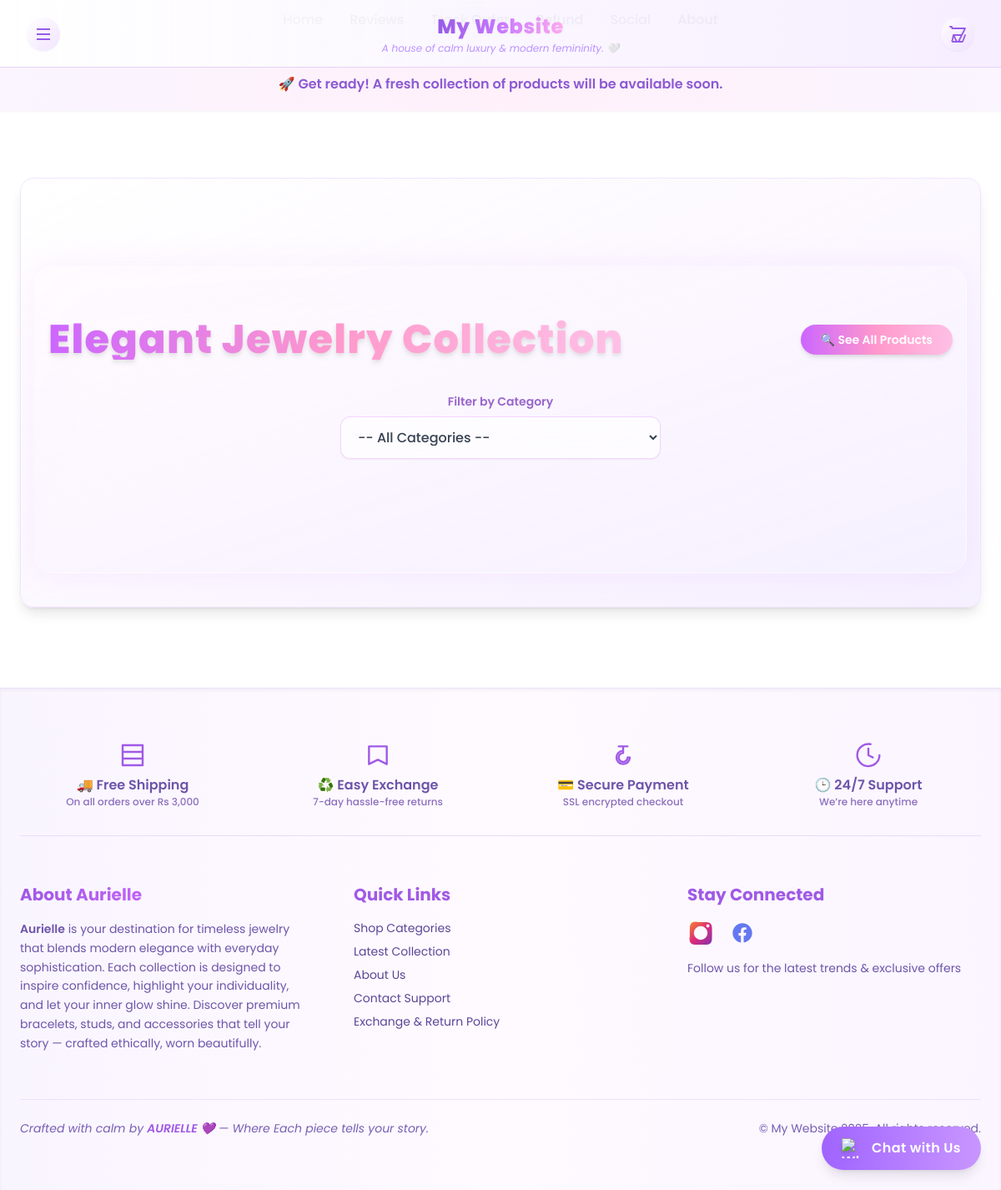
The page / on the database its author committed.
### app.py (models this page shows)
class Setting(db.Model):
    id = db.Column(db.Integer, primary_key=True)
    website_name = db.Column(db.String(100), default="My Website")
    logo = db.Column(db.String(120))  # Logo filename
    line_banner_text = db.Column(db.String(255))
    background_image = db.Column(db.String(200))
    hero_banner = db.Column(db.String(255))  # Hero banner filename
    about_image = db.Column(db.String(500))
    perfume_image = db.Column(db.String(500))
    perfume_video = db.Column(db.String(500))
    product_visibility_start = db.Column(db.DateTime)
    product_visibility_end = db.Column(db.DateTime)
    timer_enabled = db.Column(Boolean, default=False)
    coming_soon_message = db.Column(db.Text, default="🚀 Get ready! A fresh collection of products will be available soon.")
    free_delivery_threshold = db.Column(db.Float, default=3000.0)  # e.g. Rs. 1000 above = free delivery
    delivery_fee = db.Column(db.Float, default=200.0)  # standard delivery charge
    maintenance_mode = db.Column(Boolean, default=False)
    maintenance_message = db.Column(db.Text, default="🛠️ Our website is currently under maintenance. Please check back soon.")

### app.py (the view)
@app.route('/')
def index():
    category_id = request.args.get('category_id', type=int)  # ✅ force integer
    categories = Category.query.all()
    setting = Setting.query.first()
    promo_banners = PromoBanner.query.filter_by(status='Active').all()
    products = []
    now = datetime.now()
    if setting and setting.timer_enabled and setting.product_visibility_start:
        start = setting.product_visibility_start
        end = setting.product_visibility_end
        if now >= start and (not end or now <= end):
            if category_id:
                products = Product.query.filter_by(category_id=category_id).all()
            else:
                products = Product.query.all()
        else:
            products = []
    else:
        if category_id:
            products = Product.query.filter_by(category_id=category_id).all()
        else:
            products = Product.query.all()
    return render_template(
        'index.html',
        products=products,
        categories=categories,
        setting=setting,
        promo_banners=promo_banners,
        selected_category=category_id
    )

### templates/index.html (shortened to what this page needs)
{% extends 'base.html' %}
{% block content %}
<section id="products-section"
         class="pt-16 pb-20 px-4 bg-gradient-to-br
                from-[rgba(255,250,255,0.8)] via-[rgba(250,245,255,0.9)] to-[rgba(245,240,255,0.95)]
                backdrop-blur-2xl rounded-3xl shadow-[0_0_35px_rgba(230,153,255,0.15)]
                border border-[rgba(255,255,255,0.3)] max-w-7xl mx-auto mt-16 transition-all duration-500">
  <div class="flex flex-col sm:flex-row justify-between items-center mb-10">
    <h2 class="text-3xl sm:text-5xl font-extrabold text-center sm:text-left
               bg-clip-text text-transparent bg-gradient-to-r
               from-[rgb(204,102,255)] via-[rgb(255,153,204)] to-[rgb(255,192,230)]
               tracking-wide drop-shadow-md">
    </h2>
    <a href="{{ url_for('index') }}#products-section"
       class="mt-4 sm:mt-0 inline-block px-6 py-2 bg-gradient-to-r
              from-[rgb(204,102,255)] via-[rgb(255,153,204)] to-[rgb(255,192,230)]
              text-white rounded-full text-sm font-semibold shadow-md hover:scale-105 transition-all duration-300">
      🔍 See All Products
    </a>
  </div>
  <div class="max-w-sm mx-auto mb-14">
    <label for="categoryDropdown"
           class="block text-sm font-semibold text-center text-[rgb(153,102,204)] mb-2">
       Filter by Category
    </label>
    <select id="categoryDropdown"
            class="w-full border border-[rgba(230,153,255,0.4)] rounded-xl px-4 py-3
                   bg-white/70 backdrop-blur-md text-gray-700 font-medium shadow-sm
                   focus:outline-none focus:ring-2 focus:ring-[rgb(230,153,255)]
                   focus:border-[rgb(230,153,255)] transition-all duration-300">
      <option value="">-- All Categories --</option>
    </select>
  </div>
</section>
{% endblock %}

### templates/base.html (shortened to what this page needs)
<!DOCTYPE html>
<html lang="en">
<head>
  <script src="https://cdn.tailwindcss.com"></script>
</head>
<body class="relative font-[Poppins] text-gray-800 min-h-screen flex flex-col bg-white transition-all duration-500">
  {% if setting and setting.background_image %}
  <div class="fixed inset-0 -z-10 overflow-hidden">
    <img src="{{ setting.background_image }}" alt="Background"
         class="w-full h-full object-cover object-center opacity-30 brightness-100 transition-transform duration-700 ease-out hover:scale-105" />
    <div class="absolute inset-0 bg-white/85 backdrop-blur-[4px]"></div>
  </div>
  {% else %}
  <div class="fixed inset-0 -z-10 bg-white"></div>
  {% endif %}
<nav id="main-navbar"
     class="fixed top-0 inset-x-0 z-[1000] bg-gradient-to-r from-white/90 via-[rgba(250,245,255,0.85)] to-[rgba(245,235,255,0.85)]
            backdrop-blur-2xl border-b border-[rgba(200,180,255,0.3)] shadow-[0_2px_25px_rgba(160,120,255,0.1)] transition-all duration-300 font-[Poppins]">
  <div class="max-w-7xl mx-auto px-4 sm:px-6 lg:px-8">
    <div class="flex justify-between items-center py-3 sm:py-4 transition-all duration-500" id="navbar-inner">
      <button id="menu-toggle"
        class="flex items-center justify-center w-10 h-10 rounded-full bg-gradient-to-br
               from-[rgba(255,255,255,0.7)] to-[rgba(240,225,255,0.9)]
               text-[rgb(150,90,230)] shadow-sm hover:scale-110
               hover:shadow-[0_0_15px_rgba(180,130,255,0.3)]
               transition-all duration-300 focus:outline-none">
        <svg xmlns="http://www.w3.org/2000/svg" class="h-6 w-6" fill="none"
             viewBox="0 0 24 24" stroke="currentColor" stroke-width="2">
          <path d="M4 6h16M4 12h16M4 18h16"/>
        </svg>
      </button>
      <a href="{{ url_for('index') }}"
         class="flex flex-col items-center justify-center text-center group cursor-pointer transition-all duration-300">
        <span class="bg-gradient-to-r from-[rgb(150,90,230)] via-[rgb(200,120,255)] to-[rgb(255,170,240)]
                     bg-clip-text text-transparent font-extrabold text-lg sm:text-2xl tracking-wide drop-shadow-sm transition-all duration-500">
        </span>
        <p class="text-[11px] sm:text-xs text-[rgb(170,120,255)] italic mt-0.5 opacity-80">
          A house of calm luxury & modern femininity. 🤍
        </p>
      </a>
      <a href="{{ url_for('cart') }}"
         class="relative flex items-center justify-center w-10 h-10 rounded-full
                bg-gradient-to-br from-[rgba(255,255,255,0.8)] to-[rgba(240,225,255,0.9)]
                text-[rgb(150,90,230)] hover:text-[rgb(120,70,200)]
                shadow-sm hover:shadow-[0_0_15px_rgba(180,130,255,0.2)] hover:scale-110 transition-all duration-300">
        <svg xmlns="http://www.w3.org/2000/svg" fill="none" viewBox="0 0 24 24"
             stroke-width="1.8" stroke="currentColor" class="w-5 h-5 sm:w-6 sm:h-6">
          <path stroke-linecap="round" stroke-linejoin="round"
                d="M3 3h2l.4 2M7 13h10l4-8H5.4M7 13l-1.3 6.3A1 1 0 0 0 6.7 21h10.6a1 1 0 0 0 1-.7L21 13M7 13l4 8m6-8l-4 8"/>
        </svg>
      </a>
    </div>
  </div>
</nav>
<div class="hidden lg:flex justify-center items-center gap-8 mt-3 text-sm sm:text-base font-medium text-gray-700 z-[950] relative">
  {% for label, icon, link in [
      ('Home','',url_for('index')),
      ('Reviews','',url_for('all_reviews')),
      ('Track Order','',url_for('track_order')),
      ('Refund','',url_for('refund_policy')),
      ('Social','',url_for('social')),
      ('About','',url_for('about'))
  ] %}
  <a href="{{ link }}" class="relative group flex items-center gap-1">
    {{ icon }} {{ label }}
  </a>
  {% endfor %}
</div>
<div id="line-banner"
     class="fixed top-[72px] sm:top-[80px] inset-x-0 z-[1040]
            bg-gradient-to-r from-[rgb(250,245,255)] via-[rgb(255,240,250)] to-[rgb(250,245,255)]
            text-[rgb(140,90,210)] font-semibold text-sm sm:text-base py-2
            shadow-sm border-t border-[rgb(230,210,250)] text-center select-none overflow-hidden">
  <div class="banner-marquee-wrapper">
    <div class="banner-marquee-text flex animate-marquee">
      <span class="banner-marquee-content mx-8">
        {{ setting.line_banner_text if setting and setting.line_banner_text else
        "💎 AURIELLE — Luxury You Deserve ✨ | Mid Season Sale Up To 50% Off 💖" }}
      </span>
    </div>
  </div>
</div>
<div class="h-[130px] sm:h-[145px]"></div>
<main class="flex-grow max-w-6xl mx-auto px-4 py-10 bg-gradient-to-br from-white/90 via-[rgb(252,248,255)] to-[rgb(245,240,255)] backdrop-blur-xl shadow-lg rounded-2xl mt-8 border border-[rgb(240,230,255)] transition-all duration-300 w-full">
  <div class="animate-fadeInSlow">
    {% block content %}{% endblock %}
  </div>
</main>
<footer class="bg-gradient-to-r from-[rgb(249,245,255)] via-[rgb(255,250,255)] to-[rgb(250,245,255)]
               border-t border-[rgb(235,225,255)] mt-24 shadow-inner backdrop-blur-md text-[rgb(90,70,150)] font-[Poppins]">
  <div class="max-w-7xl mx-auto px-6 py-16 space-y-14">
    <div class="grid grid-cols-2 sm:grid-cols-4 gap-6 text-center text-[rgb(110,85,170)] font-medium
                border-b border-[rgb(230,220,250)] pb-8">
      <div class="flex flex-col items-center hover:scale-105 transition">
        <svg xmlns="http://www.w3.org/2000/svg" fill="none" viewBox="0 0 24 24"
             stroke-width="1.8" stroke="rgb(160,90,230)" class="w-8 h-8 mb-2">
          <path stroke-linecap="round" stroke-linejoin="round" d="M3 3h18v6H3zM3 9h18v12H3zM3 15h18" />
        </svg>
        <p class="font-semibold">🚚 Free Shipping</p>
        <span class="text-xs text-[rgb(140,110,190)]">On all orders over Rs 3,000</span>
      </div>
      <div class="flex flex-col items-center hover:scale-105 transition">
        <svg xmlns="http://www.w3.org/2000/svg" fill="none" viewBox="0 0 24 24"
             stroke-width="1.8" stroke="rgb(160,90,230)" class="w-8 h-8 mb-2">
          <path stroke-linecap="round" stroke-linejoin="round" d="M4 4v16l8-4 8 4V4z" />
        </svg>
        <p class="font-semibold">♻️ Easy Exchange</p>
        <span class="text-xs text-[rgb(140,110,190)]">7-day hassle-free returns</span>
      </div>
      <div class="flex flex-col items-center hover:scale-105 transition">
        <svg xmlns="http://www.w3.org/2000/svg" fill="none" viewBox="0 0 24 24"
             stroke-width="1.8" stroke="rgb(160,90,230)" class="w-8 h-8 mb-2">
          <path stroke-linecap="round" stroke-linejoin="round" d="M12 8c-3.314 0-6 2.686-6 6s2.686 6 6 6 6-2.686 6-6h-2a4 4 0 1 1-4-4V4m0 0h4m-4 0H8" />
        </svg>
        <p class="font-semibold">💳 Secure Payment</p>
        <span class="text-xs text-[rgb(140,110,190)]">SSL encrypted checkout</span>
      </div>
      <div class="flex flex-col items-center hover:scale-105 transition">
        <svg xmlns="http://www.w3.org/2000/svg" fill="none" viewBox="0 0 24 24"
             stroke-width="1.8" stroke="rgb(160,90,230)" class="w-8 h-8 mb-2">
          <path stroke-linecap="round" stroke-linejoin="round" d="M12 6v6l4 2m6-2a10 10 0 1 1-8-9.95" />
        </svg>
        <p class="font-semibold">🕒 24/7 Support</p>
        <span class="text-xs text-[rgb(140,110,190)]">We’re here anytime</span>
      </div>
    </div>
    <div class="grid sm:grid-cols-3 gap-12 text-center sm:text-left">
      <div>
        <h3 class="text-xl font-bold mb-4 bg-gradient-to-r from-[rgb(160,90,230)] via-[rgb(200,100,250)] to-[rgb(255,180,255)] bg-clip-text text-transparent">
        </h3>
        <p class="text-sm leading-relaxed text-[rgb(110,85,170)]">
          <span class="font-semibold">Aurielle</span> is your destination for timeless jewelry that blends modern elegance with everyday sophistication.
          Each collection is designed to inspire confidence, highlight your individuality, and let your inner glow shine.
          Discover premium bracelets, studs, and accessories that tell your story — crafted ethically, worn beautifully.
        </p>
      </div>
      <div>
        <h3 class="text-xl font-bold mb-4 text-[rgb(160,90,230)]">Quick Links</h3>
        <ul class="space-y-2 text-sm">
          <li><a href="#category-section" class="hover:text-[rgb(180,100,230)] transition">Shop Categories</a></li>
          <li><a href="#products-section" class="hover:text-[rgb(180,100,230)] transition">Latest Collection</a></li>
          <li><a href="/about" class="hover:text-[rgb(180,100,230)] transition">About Us</a></li>
          <li><a href="https://wa.me/923103410655?text=Hi%20Aurielle!%20I%20need%20help%20with%20my%20order." target="_blank" class="hover:text-[rgb(180,100,230)] transition">Contact Support</a></li>
          <li><a href="/refund-policy" class="hover:text-[rgb(180,100,230)] transition">Exchange & Return Policy</a></li>
        </ul>
      </div>
      <div class="flex flex-col items-center sm:items-start">
        <h3 class="text-xl font-bold mb-4 text-[rgb(160,90,230)]">Stay Connected</h3>
        <div class="flex gap-5">
          <a href="https://www.instagram.com/aurillenameum?igsh=ZGV6dm91djFtbjI0" target="_blank" title="Instagram" class="transition hover:scale-110">
          </a>
          <a href="https://www.facebook.com/share/1BR6JkN/" target="_blank" title="Facebook" class="text-[rgb(100,120,240)] hover:text-[rgb(80,90,220)] transition hover:scale-110">
          </a>
        </div>
        <p class="text-sm mt-4 text-[rgb(110,85,170)]">Follow us for the latest trends & exclusive offers </p>
      </div>
    </div>
    <div class="pt-6 border-t border-[rgb(235,225,255)] text-xs sm:text-sm text-center sm:flex sm:items-center sm:justify-between text-[rgb(120,95,180)]">
      <p class="italic mb-3 sm:mb-0">Crafted with calm by <span class="font-semibold text-[rgb(160,90,230)]">AURIELLE 💜</span> — Where Each piece tells your story. </p>
      <p>© {{ setting.website_name if setting else 'AURIELLE' }} {{ now().year }}. All rights reserved.</p>
    </div>
  </div>
</footer>
<div id="whatsapp-chat" class="fixed bottom-6 right-6 z-50 animate-bounce-soft">
  <a id="whatsapp-link"
     href="#"
     target="_blank"
     class="group flex items-center gap-3 bg-gradient-to-r from-[rgb(160,100,255)] to-[rgb(200,150,255)]
            text-white px-6 py-3.5 rounded-full shadow-lg font-semibold tracking-wide
            hover:from-[rgb(170,110,255)] hover:to-[rgb(220,170,255)]
            transition-all duration-300 transform hover:scale-110 hover:shadow-[0_0_25px_rgb(220,180,255)]">
    <img src="https://upload.wikimedia.org/wikipedia/commons/6/6b/WhatsApp.svg"
         alt="WhatsApp" class="w-6 h-6 drop-shadow-md group-hover:scale-110 transition-transform duration-200">
    <span class="hidden sm:inline">Chat with Us</span>
  </a>
</div>
</body>
</html>

### rows shown on the page
Setting: line_banner_text "🚀 Get ready! A fresh collection of products will be available soon.", website_name "My Website"

### other values the page prints
{{ label }} "Track Order" "Refund"
